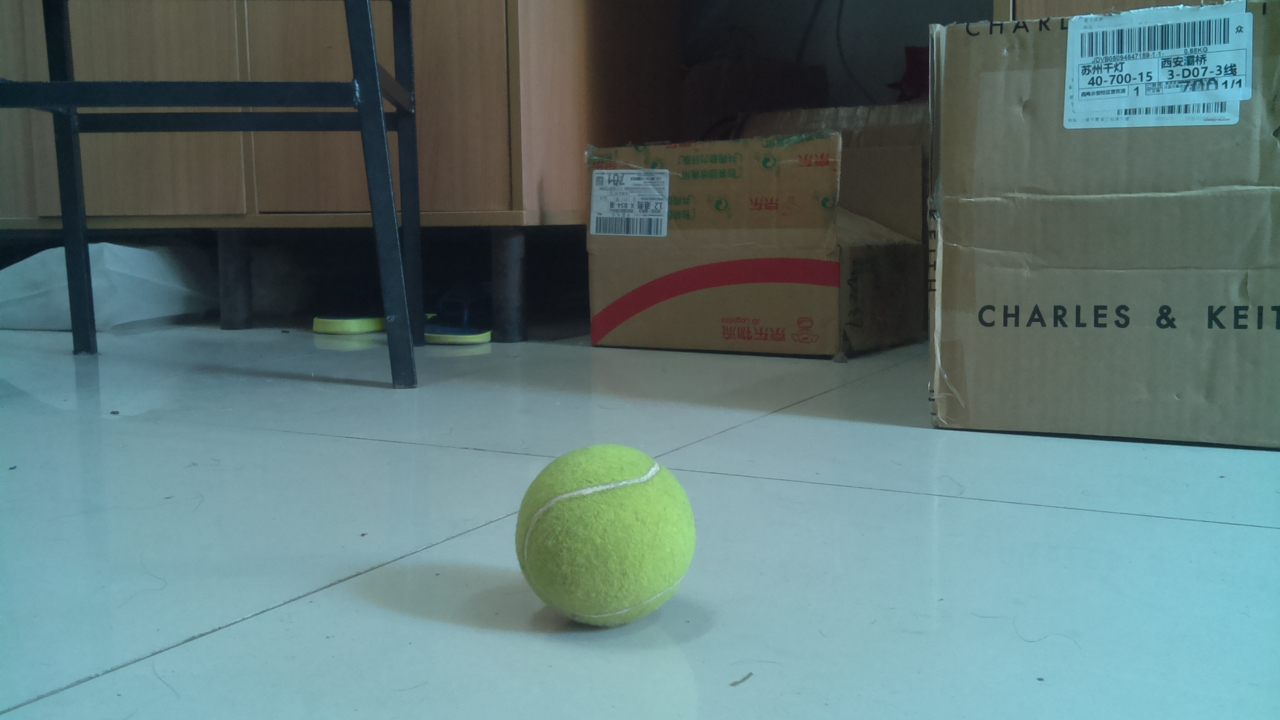
#> input picture essay/pctest/tt2.jpg, 1280 x 720 px
$ jupyter execute test.ipynb
#> lines starting #> are read from the running program, lines starting #| are printed output that depends on the picture; after the words box and inside, x2 and y2 are one past the last pixel; in counts of white or black regions, pixels touching at a corner belong together
[cell 1]
import cv2

[cell 2]
import matplotlib.pyplot as plt

[cell 3]
import numpy as np

[cell 4]
img = cv2.imread("tt2.jpg")
#> img is the input picture: shape (720, 1280, 3); mean B, G, R 118.6, 119.4, 95

[cell 5]
img.shape
#> Out = (720, 1280, 3)

[cell 6]
plt.imshow(img)

[cell 7]
img = cv2.GaussianBlur(img, (5, 5), 5)

[cell 8]
plt.imshow(img)

[cell 9]
gray_img = cv2.cvtColor(img, cv2.COLOR_BGR2GRAY)
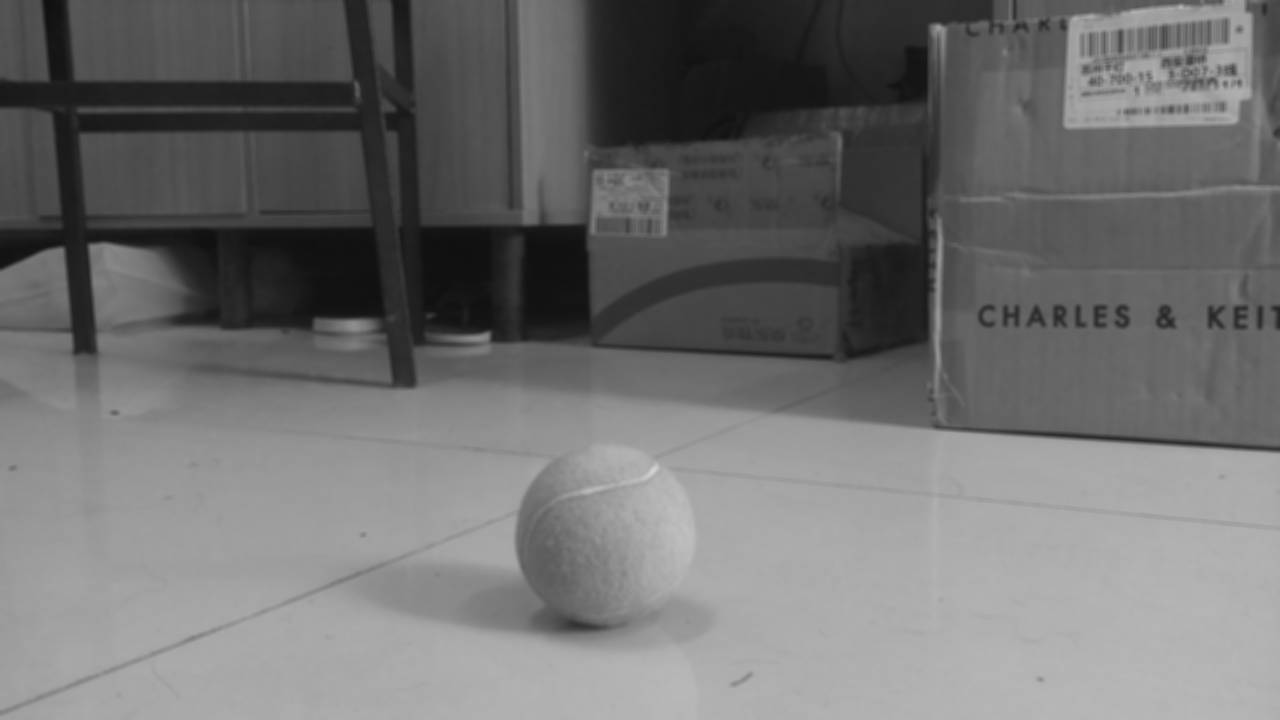
#> gray_img: shape (720, 1280); min 15, max 212, mean 112

[cell 10]
plt.imshow(gray_img, cmap=plt.cm.gray)

[cell 11]
hsv_img = cv2.cvtColor(img, cv2.COLOR_BGR2HSV)
#> hsv_img: shape (720, 1280, 3); mean H, S, V 77, 69.9, 125.8

[cell 12]
plt.imshow(hsv_img, cmap=plt.cm.hsv)

[cell 13]
hist = img[440:620,520:700]
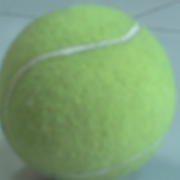
#> hist: shape (180, 180, 3); mean B, G, R 115.4, 160.8, 125.4

[cell 14]
plt.imshow(hist)

[cell 15]
hist = cv2.cvtColor(hist, cv2.COLOR_BGR2HSV)
#> hist: shape (180, 180, 3); mean H, S, V 57.9, 82.9, 161.4

[cell 16]
hist_H = cv2.calcHist([hist], [0], None, [181], [0, 180])
#> hist_H = 181 values, max 5577 at index 47, min 0 at index 0, mean 179
hist_S = cv2.calcHist([hist], [1], None, [256], [0, 255])
#> hist_S = 256 values, max 1298 at index 103, min 0 at index 0, mean 126.6
hist_V = cv2.calcHist([hist], [2], None, [256], [0, 255])
#> hist_V = 256 values, max 579 at index 161, min 0 at index 0, mean 126.6

[cell 17]
plt.plot(hist_H)
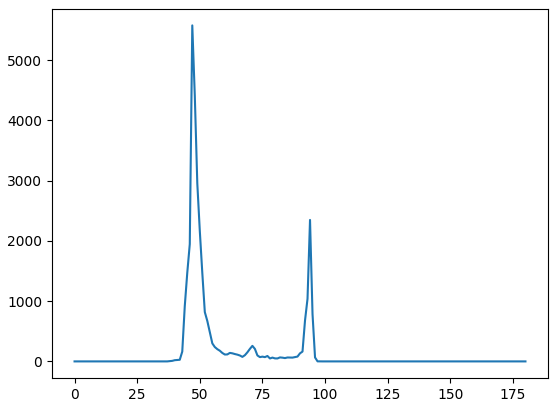
#> figure drawn by matplotlib, 1 panel; curve peaks at x = 47, y = 5577

[cell 18]
hist_H.shape
#> Out = (181, 1)

[cell 19]
hist_H[40:55]
#> Out = [20, 24, 27, 163, 916, 1472, 1947, 5577, 4416, 2957, 2167, 1469, 819, 671, 483]

[cell 20]
plt.plot(hist_S)
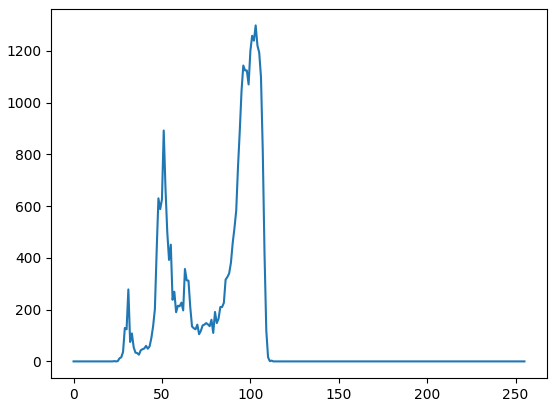
#> figure drawn by matplotlib, 1 panel; curve peaks at x = 103, y = 1298

[cell 21]
hist_S[70:110]
#> Out = 40 values, max 1298 at index 33, min 105 at index 1, mean 560.4

[cell 22]
plt.plot(hist_V)
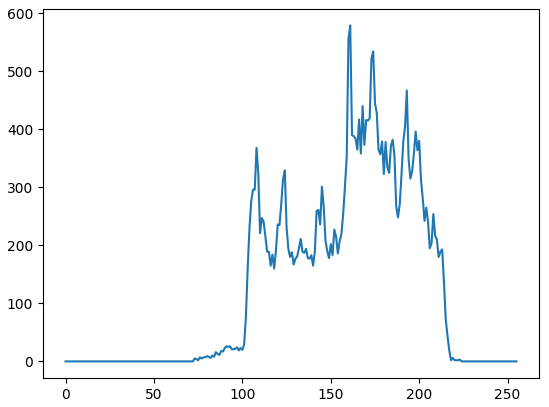
#> figure drawn by matplotlib, 1 panel; curve peaks at x = 161, y = 579

[cell 23]
hist_V[160:200]
#> Out = 40 values, max 579 at index 1, min 248 at index 28, mean 386.6

[cell 24]
lower = np.array([40, 90, 160])
higher = np.array([55, 110, 200])

[cell 25]
edge = cv2.Canny(gray_img, 5, 20)
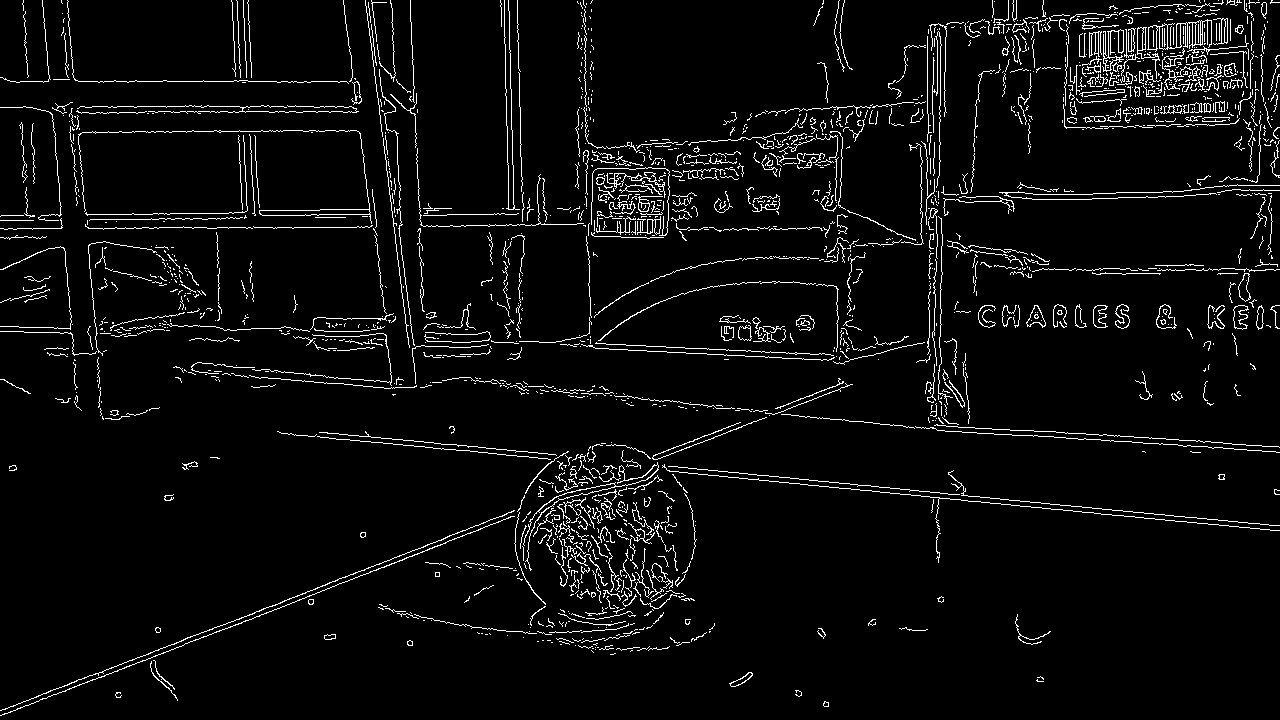
#> edge: shape (720, 1280); 4.6% white in thin lines or dots
plt.imshow(edge, cmap=plt.cm.gray)

[cell 26]
circles = cv2.HoughCircles(edge, cv2.HOUGH_GRADIENT, 1, 60, param1=100, param2=40,minRadius=50, maxRadius=100)
#> circles = [[603.5, 534.5, 90.6], [1154.5, 105.5, 92.8], [1096.5, 32.5, 82.9], [1159.5, 39.5, 71.9], [705.5, 226.5, 62]]

[cell 27]
circles.shape
#> Out = (1, 5, 3)

[cell 28]
import copy

[cell 29]
# fig, ax = plt.subplots(3, 4)
img_out = copy.copy(img)
if circles is not None:
    x = circles[0][:, 0].astype(int)
#> x = [603, 1154, 1096, 1159, 705]
    y = circles[0][:, 1].astype(int)
#> y = [534, 105, 32, 39, 226]
    r = circles[0][:, 2].astype(int)
#> r = [90, 92, 82, 71, 62]
    s_r = (r/1.5).astype(int)
#> s_r = [60, 61, 54, 47, 41]
    num = len(circles[0])
#> num = 5
    rate = np.zeros(num)
#> rate = [0, 0, 0, 0, 0]
    print(num)
#| 5
    for i in range(num):
        detect_area = (hsv_img[y[i]-s_r[i]:y[i]+s_r[i], x[i]-s_r[i]:x[i]+s_r[i]])
        # ax[i//5][i%5].imshow(detect_area, cmap=plt.cm.hsv)
        height, width, channel = detect_area.shape
        if height != 0 and width != 0:
            tennis_color_mask = cv2.inRange(detect_area, lower, higher)
            num_point = np.sum(tennis_color_mask/255)
            rate[i] = num_point / (height * width)
#> this loop made 5 passes
#> num_point on passes 1, 2, 5: 6318, 0, 0
#> pass 1, `tennis_color_mask = cv2.inRange(detect_area, lower, higher)`:
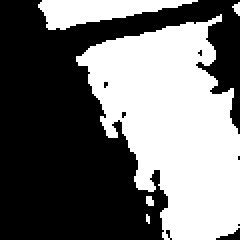
#> tennis_color_mask: shape (120, 120) (shown 2 times larger); 43.9% white; 5 white regions (3 under 20 px), largest, box (x1, y1, x2, y2) and area: (38, 7, 120, 120) 5614, (19, 0, 99, 15) 662
#> after the loop: detect_area: shape (82, 82, 3); mean H, S, V 31.2, 74, 79.4
#> after the loop, rate = [0.439, 0, 0, 0, 0]
            #img_out = cv2.circle(img, (x[i], y[i]), r[i], (255, 0, 0), thickness=2)
            #ax[i//4][i%4].imshow(img_out)
    i = np.argmax(rate)
#> i = 0
    x_pos = x[i]
#> x_pos = 603
    y_pos = y[i]
#> y_pos = 534
    radius = r[i]
#> radius = 90
img_out = cv2.circle(img_out, (x_pos, y_pos), radius, (255, 0, 0), thickness=10)
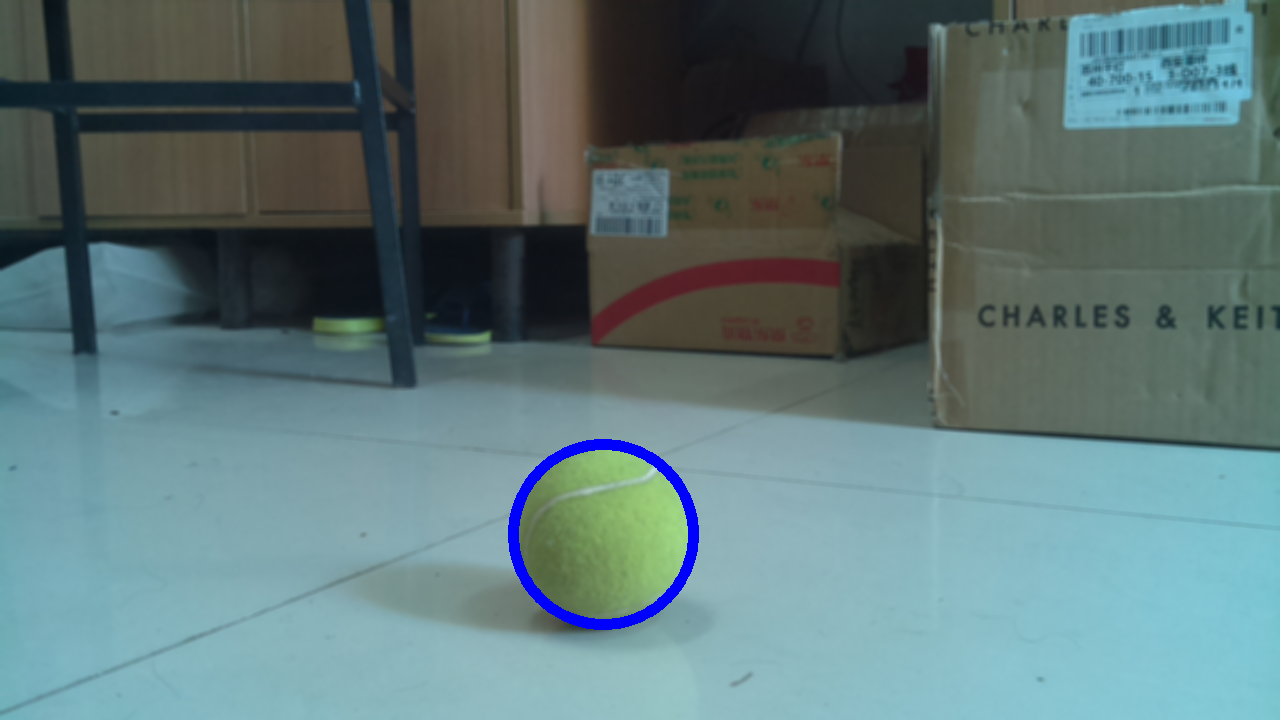
#> img_out: shape (720, 1280, 3); mean B, G, R 119.5, 118.3, 94.1
plt.imshow(img_out)
